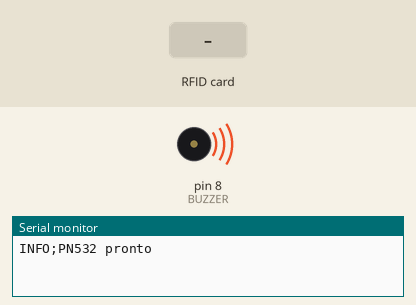
Bench run of a sketch on a simulated Arduino Uno, built with avr-gcc and run on an emulated ATmega328P. Parts: buzzer (waves = sounding, pin HIGH), the last lines printed to the serial monitor. The inputs (shaded band) are chosen by the test bench.

Above: at 0.01 s.
At 1.3 s:
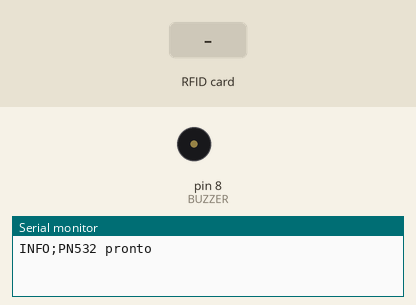
1.4 s: RFID card 5E 7A 19 C4 held to the reader
At 2.2 s:
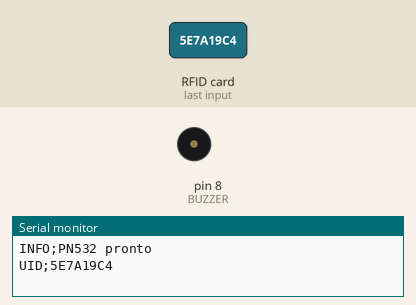
Timing chart, 0 to 4.4 s (numbered marks = the images above; inputs shaded):
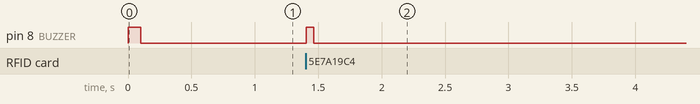

The sketch:

leitor_rfid.ino
```cpp
// Leitor RFID (PN532) -> envia o UID da tag pela Serial para o PC (script ponte.py).
//
// Formato enviado:   UID;04A1B2C3        (uma linha por leitura)
// Mensagens de status comecam com INFO;  (a ponte so mostra na tela)
// O PC responde:     OK   -> bipe duplo  | ERRO -> 3 bipes curtos
//
// Ligacao igual ao cadastro_item.ino: PN532 em modo SPI (SEL0=OFF, SEL1=ON), SS no pino 10,
// SCK=13, MISO=12, MOSI=11, buzzer no pino 8.

#include <SPI.h>
#include <Adafruit_PN532.h>

#define SS_PIN 10
#define BUZZER 8

Adafruit_PN532 nfc(SS_PIN);

uint8_t uid[7];
uint8_t uidLength;

// ===== BUZZER =====
void bip(int duracao = 150) {
  digitalWrite(BUZZER, HIGH);
  delay(duracao);
  digitalWrite(BUZZER, LOW);
}

void bipOk() {
  bip(120);
  delay(100);
  bip(120);
}

void bipErro() {
  for (int i = 0; i < 3; i++) {
    bip(80);
    delay(80);
  }
}

// ===== RESPOSTA DO PC =====
char buffer[16];
uint8_t tamanho = 0;

void lerRespostaDoPC() {
  while (Serial.available()) {
    char c = Serial.read();
    if (c == '\n') {
      buffer[tamanho] = '\0';
      if (strcmp(buffer, "OK") == 0) bipOk();
      else if (strcmp(buffer, "ERRO") == 0) bipErro();
      tamanho = 0;
    } else if (c != '\r') {
      if (tamanho < sizeof(buffer) - 1) buffer[tamanho++] = c;
      else tamanho = 0;
    }
  }
}

// ===== ENVIO DO UID =====
void enviarUID() {
  Serial.print(F("UID;"));
  for (uint8_t i = 0; i < uidLength; i++) {
    if (uid[i] < 0x10) Serial.print('0');
    Serial.print(uid[i], HEX);
  }
  Serial.println();
}

// Espera o cartao sair do leitor (para nao ler a mesma tag varias vezes)
void esperarRetirada() {
  uint8_t uidTmp[7];
  uint8_t lenTmp;
  while (nfc.readPassiveTargetID(PN532_MIFARE_ISO14443A, uidTmp, &lenTmp, 300)) {
    lerRespostaDoPC();
    delay(100);
  }
  delay(300);
}

void setup() {
  Serial.begin(9600);

  pinMode(BUZZER, OUTPUT);
  digitalWrite(BUZZER, LOW);

  nfc.begin();

  uint32_t versao = nfc.getFirmwareVersion();
  if (!versao) {
    Serial.println(F("INFO;ERRO: PN532 nao encontrado. Verifique o SPI e as chaves DIP."));
    while (true) {
      bipErro();
      delay(1000);
    }
  }

  nfc.SAMConfig();
  nfc.setPassiveActivationRetries(0xFF);

  Serial.println(F("INFO;PN532 pronto"));
  bip(100);
}

void loop() {
  if (nfc.readPassiveTargetID(PN532_MIFARE_ISO14443A, uid, &uidLength, 500)) {
    bip(60);          // confirma que a tag foi lida
    enviarUID();

    // da ate 1,5 s para o PC responder e toca o bipe de OK/ERRO
    unsigned long inicio = millis();
    while (millis() - inicio < 1500) lerRespostaDoPC();

    esperarRetirada();
  }
}
```

Measured:
- after the input at 1.4 s, pin 8 (BUZZER): LOW → HIGH at once, → LOW 0.06 s later
